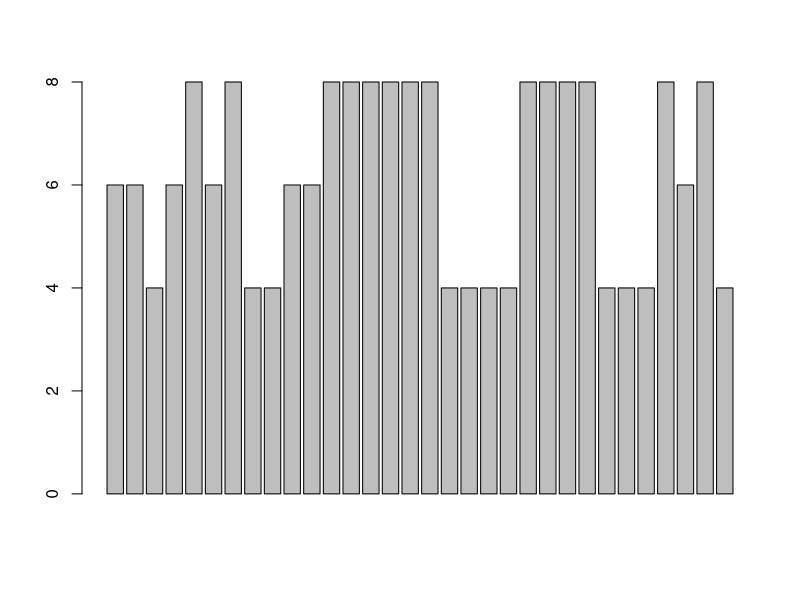
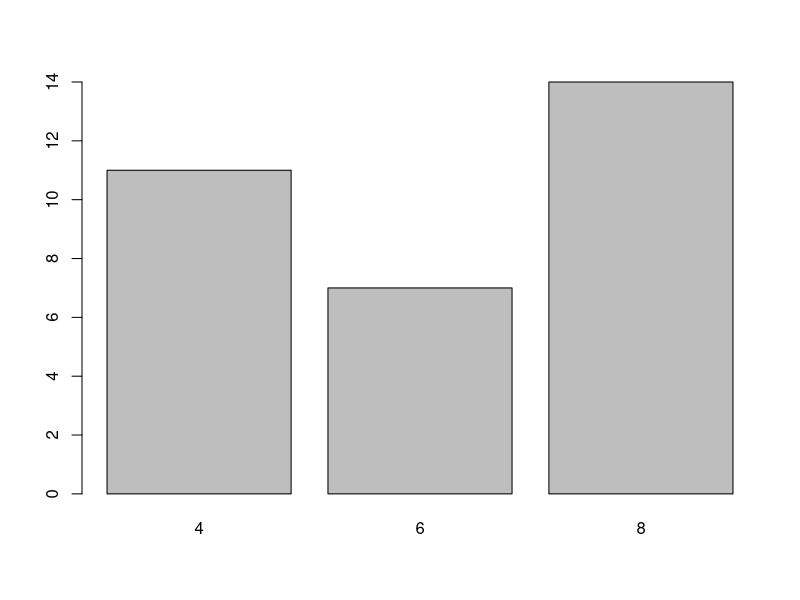
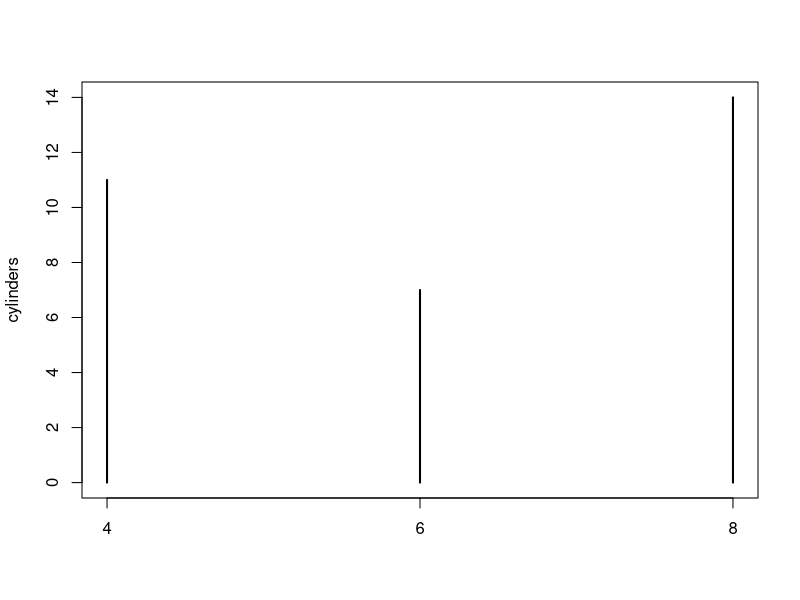
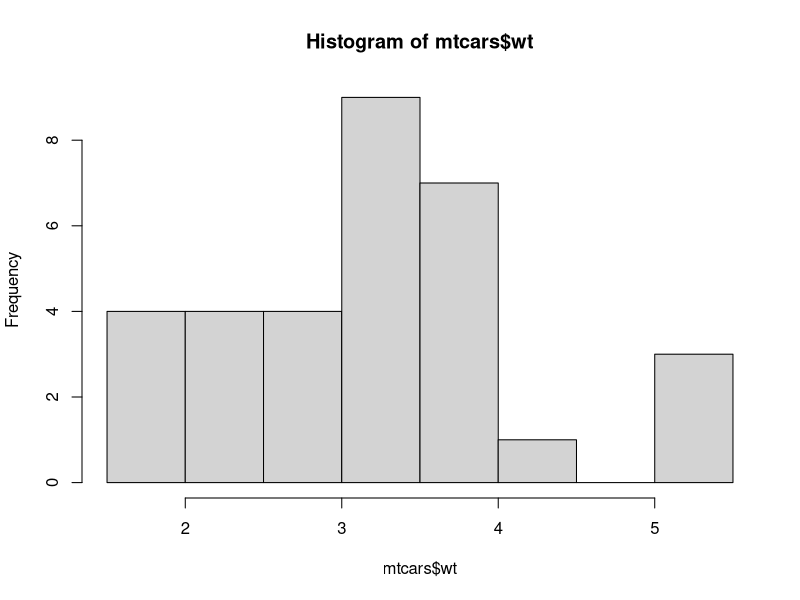
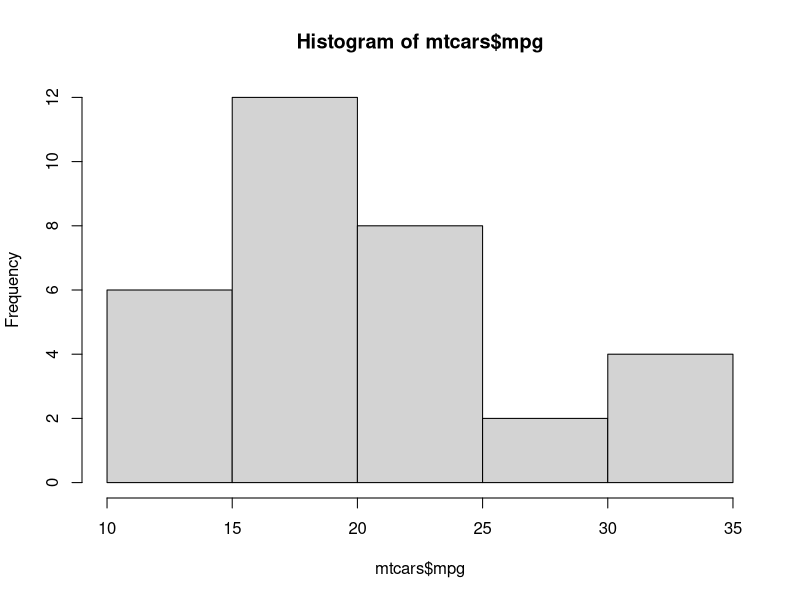
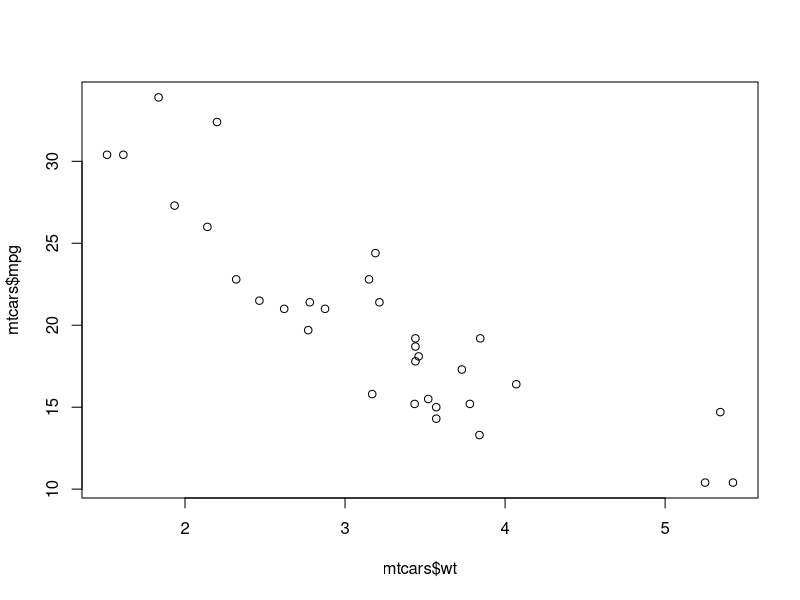
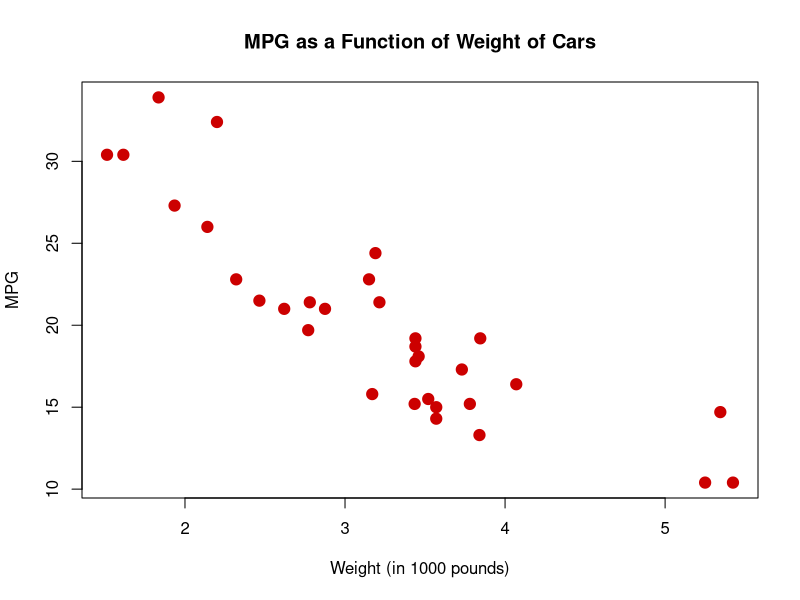

Recreate these plots in R, in order.
# File: Barplot-Scatterplot.R

library(datasets)

?mtcars
head(mtcars)

barplot(mtcars$cyl)             # Doesn't work

# Need a table with frequencies for each category
cylinders <- table(mtcars$cyl)  # Create table
barplot(cylinders)              # Bar chart
plot(cylinders)                 # Line plot

# Check univariate distributions
hist(mtcars$wt)
hist(mtcars$mpg)

# Basic X-Y plot for two quantitative variables
plot(mtcars$wt, mtcars$mpg)

# Add some customisations
plot(mtcars$wt, mtcars$mpg,
     pch = 19,         # Solid circle
     cex = 1.5,        # Make size 150% 
     col = "#cc0000",  # Red
     main = "MPG as a Function of Weight of Cars",
     xlab = "Weight (in 1000 pounds)",
     ylab = "MPG")
